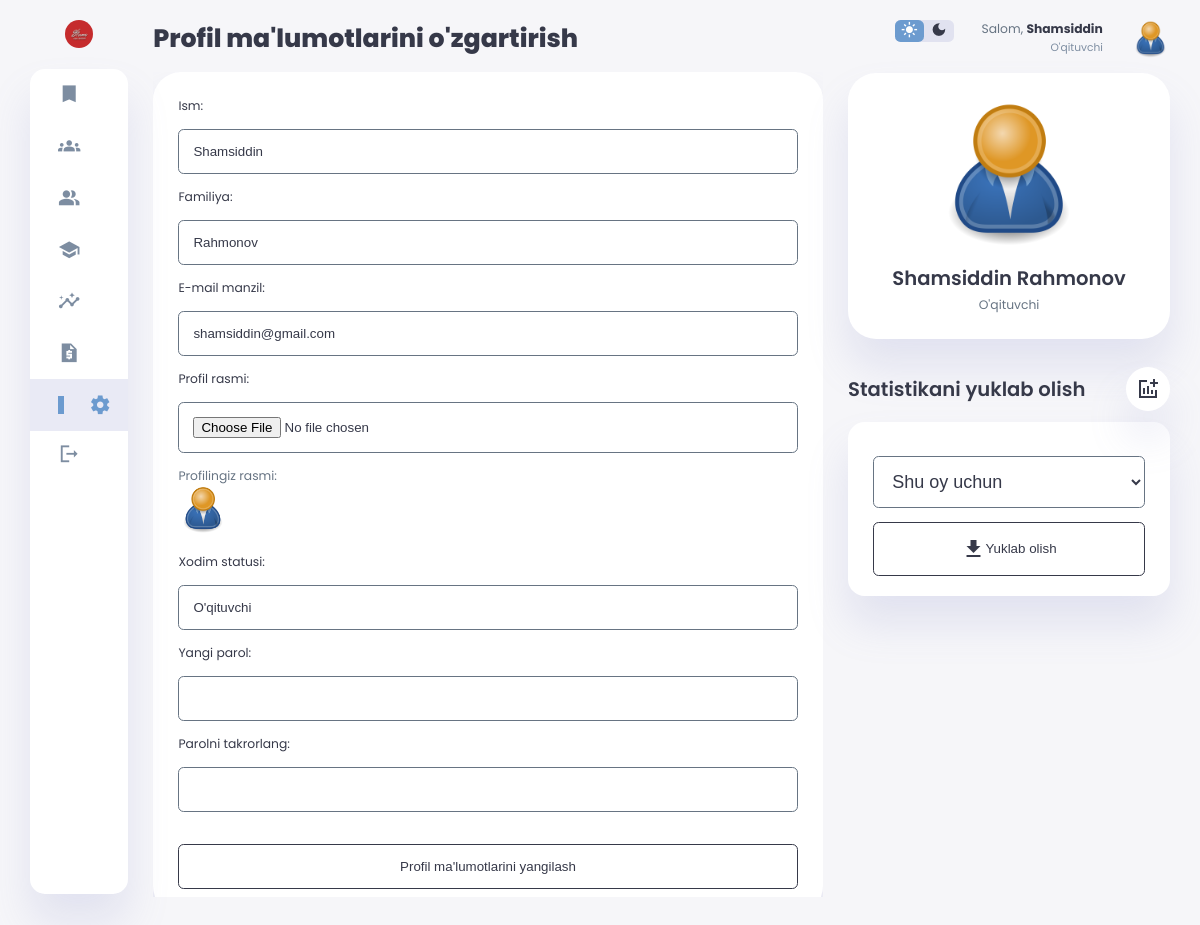
/settings/ (signed in), run on the app's committed database.
### app_users/models.py (models this page shows, shortened)
class User(AbstractUser):
    first_name = models.CharField(max_length=200, verbose_name="Ism")
    last_name = models.CharField(max_length=200, verbose_name="Familiya")
    email = models.EmailField(
        max_length=200, verbose_name="E-mail manzil", unique=True)
    job = models.CharField(
        max_length=200, default="O'qituvchi", blank=True, null=True)
    profile_picture = models.ImageField(upload_to='thedevu101-admin-media/profile-pictures/',
                                        null=True,
                                        blank=True,
                                        default='profile-pictures/user-default.png', verbose_name="Profil rasmi")
    created = models.DateTimeField(auto_now_add=True)
    updated = models.DateTimeField(auto_now=True)
    id = models.UUIDField(default=uuid.uuid4, editable=False,
                          primary_key=True, unique=True)
    REQUIRED_FIELDS = ['first_name', 'last_name', 'email']
    @property
    def full_name(self):
        return f"{self.first_name} {self.last_name}"
    class Meta:
        unique_together = [
            ['first_name', 'last_name']
        ]

### app_main/views.py (the view, shortened to what this page needs)
# urls.py: path('settings/', views.settings, name='settings'),
@login_required(login_url="signin")
def settings(request):
    context = {
        "title": "Sozlamalar",
        "settings": True,
        "btn_text": "Profil ma'lumotlarini yangilash",
    }
    return render(request, "app_main/settings.html", context)

### app_main/templates/app_main/settings.html (shortened to what this page needs)
{% extends 'base.html' %}
{% block content %}
{% include 'components/_navbar.html' %}
<main>
	<h1>Profil ma'lumotlarini o'zgartirish</h1>
	<div class="card-wrapper">
		<form action="" method="post" class="form profile-form" enctype="multipart/form-data">
			<div>
				<label for="first_name">Ism:</label>
				<input
					type="text"
					name="first_name"
					id="first_name"
					value="{{ request.user.first_name }}"
					required
				/>
			</div>
			<div>
				<label for="last_name">Familiya:</label>
				<input
					type="text"
					name="last_name"
					id="last_name"
					value="{{ request.user.last_name }}"
					required
				/>
			</div>
			<div>
				<label for="email">E-mail manzil:</label>
				<input
					type="email"
					name="email"
					id="email"
					value="{{ request.user.email }}"
				/>
			</div>
			<div>
				<label for="profile_picture">Profil rasmi:</label>
				<input
					type="file"
					name="profile_picture"
					accept="image/*"
					id="profile_picture"
				/>
				<p>
					Profilingiz rasmi:
					<img
						style="width: 50px; border-radius: 50%"
						src="{{ request.user.profile_picture.url }}"
						alt="{{ request.user.full_name }}"
					/>
				</p>
				<br />
			</div>
			<div>
				<label for="job">Xodim statusi:</label>
				<input type="text" name="job" id="job" value="{{ request.user.job }}" />
			</div>
			<div>
				<label for="password1">Yangi parol:</label>
				<input type="password" name="password1" id="password2" />
			</div>
			<div>
				<label for="password2">Parolni takrorlang:</label>
				<input type="password" name="password2" id="password2" />
			</div>
			<br />
			<button type="submit" class="button">{{ btn_text }}</button>
		</form>
	</div>
</main>
{% include 'components/_right_block.html' %}
{% endblock content %}

### templates/components/_right_block.html (shortened to what this page needs)
{% load static %}
<div class="right-section">
    <div class="nav">
        <div class="dark-mode">
            <span class="material-icons-sharp">
            </span>
            <span class="material-icons-sharp">
            </span>
        </div>
        <div class="profile">
            <div class="info">
		    <p>Salom, <b>{{ request.user.first_name }}</b></p>
                <small class="text-muted">{{ request.user.job }}</small>
            </div>
            <div class="profile-photo">
                <img src="{{ request.user.profile_picture.url }}" alt="{{ request.user.full_name }}"
                    title="{{ request.user.full_name }}">
            </div>
        </div>
    </div>
    <div class="user-profile">
        <div class="logo" style="display: flex; flex-direction: column; align-items: center;">
            {% if not request.user.profile_picture %}
            <img src="{% static 'profile-pictures/user-default.png' %}" title="{{ request.user.full_name }}">
            {% else %}
            <img src="{{ request.user.profile_picture.url }}" alt="{{ request.user.full_name }}"
                title="{{ request.user.full_name }}">
            {% endif %}
            <h2>{{ request.user.full_name }}</h2>
            <p>{{ request.user.job }}</p>
        </div>
    </div>
    {% if request.user.is_superuser %}
    <div class="reminders">
        <div class="header">
            <h2>Statistikani yuklab olish</h2>
            <span class="material-icons-sharp">
            </span>
        </div>
        <div class="notification">
            <form action="{% url 'download_stats' %}" method="post">
                <select name="month">
                    <option value="current">Shu oy uchun</option>
                </select>
                <br>
                <button type="submit" class="button">
                    <span class="material-icons-sharp">
                    </span>
                    Yuklab olish
                </button>
            </form>
        </div>
    </div>
    {% endif %}
</div>

### static/style.css (style rules this page uses)
:root { --color-primary: #6c9bcf; --color-info: #6c9bcf; --color-danger: red; --color-error: red; --color-success: #1b9c85; --color-warning: #f7d060; --color-white: #fff; --color-info-dark: #7d8da1; --color-dark: #363949; --color-light: rgba(132, 139, 200, 0.18); --color-dark-variant: #677483; --color-background: #f6f6f9; --card-border-radius: 2rem; --border-radius-1: 0.4rem; --border-radius-2: 1.2rem; --card-padding: 1.8rem; --padding-1: 1.2rem; --box-shadow: 0 2rem 3rem var(--color-light); }
* { margin: 0; padding: 0; outline: 0; appearance: 0; border: 0; text-decoration: none; box-sizing: border-box; }
html { font-size: 14px; }
body { width: 100vw; height: 100vh; font-family: 'Poppins', sans-serif; font-size: 0.88rem; user-select: none; overflow-x: hidden; color: var(--color-dark); background-color: var(--color-background); }
img { display: block; width: 100%; object-fit: cover; }
h1 { font-weight: 800; font-size: 1.8rem; }
h2 { font-weight: 600; font-size: 1.4rem; }
small { font-size: 0.76rem; }
p { color: var(--color-dark-variant); }
b { color: var(--color-dark); }
.text-muted { color: var(--color-info-dark); }
.info { color: var(--color-primary); }
.button { transition: 0.1s; background: none; color: var(--color-dark); }
.form { padding: var(--card-padding); box-shadow: var(--box-shadow); border-radius: var(--card-border-radius); background: var(--color-white); }
.notification form { width: 100%; }
.notification form select { border: none; font-size: 18px; background: var(--color-white); color: var(--color-dark); padding: 1rem; border: 1px solid var(--color-dark-variant); border-radius: var(--border-radius-1); width: 100%; margin: 1rem 0; }
.notification form button { border-radius: var(--border-radius-1); border: 1px solid var(--color-dark); width: 100%; padding: 1rem; transition: 0.1s; display: flex; align-items: center; justify-content: center; }
.form select, textarea, input[type='search'], input[type='text'], input[type='date'], input[type='number'], input[type='email'], input[type='tel'], input[type='file'], input[type='password'] { background: var(--color-white); color: var(--color-dark); padding: 1rem; border: 1px solid var(--color-dark-variant); border-radius: var(--border-radius-1); width: 100%; margin: 1rem 0; }
.form button { border-radius: var(--border-radius-1); border: 1px solid var(--color-dark); width: 100%; padding: 1rem; transition: 0.1s; }
main { margin-top: 1.4rem; height: 88vh; }
main .card-wrapper { height: 100%; overflow: auto; margin-top: 1rem; }
.right-section { margin-top: 1.4rem; }
.right-section .nav { display: flex; justify-content: end; gap: 2rem; }
.right-section .dark-mode { background-color: var(--color-light); display: flex; justify-content: space-between; align-items: center; height: 1.6rem; width: 4.2rem; cursor: pointer; border-radius: var(--border-radius-1); }
.right-section .dark-mode span { font-size: 1.2rem; width: 50%; height: 100%; display: flex; align-items: center; justify-content: center; }
.right-section .dark-mode span.active { background-color: var(--color-primary); color: white; border-radius: var(--border-radius-1); }
.right-section .nav .profile { display: flex; gap: 2rem; text-align: right; }
.right-section .nav .profile .profile-photo { width: 2.8rem; height: 2.8rem; border-radius: 50%; overflow: hidden; }
.right-section .user-profile { display: flex; justify-content: center; text-align: center; margin-top: 1rem; background-color: var(--color-white); padding: var(--card-padding); border-radius: var(--card-border-radius); box-shadow: var(--box-shadow); cursor: pointer; transition: all 0.3s ease; }
.right-section .user-profile img { width: 11rem; height: auto; margin-bottom: 0.8rem; border-radius: 50%; }
.right-section .user-profile h2 { margin-bottom: 0.2rem; }
.right-section .reminders { margin-top: 2rem; }
.right-section .reminders .header { display: flex; align-items: center; justify-content: space-between; margin-bottom: 0.8rem; }
.right-section .reminders .header span { padding: 10px; box-shadow: var(--box-shadow); background-color: var(--color-white); border-radius: 50%; }
.right-section .reminders .notification { background-color: var(--color-white); display: flex; align-items: center; gap: 1rem; margin-bottom: 0.7rem; padding: 1.4rem var(--card-padding); border-radius: var(--border-radius-2); box-shadow: var(--box-shadow); cursor: pointer; transition: all 0.3s ease; }

### data on the page
User: first_name "Shamsiddin", last_name "Rahmonov", email "shamsiddin@gmail.com", user.profile_picture (placeholder picture), job "O'qituvchi", user.first_name "Shamsiddin", user.job "O'qituvchi", user.full_name "Shamsiddin Rahmonov"

### other printed values
{{ btn_text }} "Profil ma'lumotlarini yangilash"
